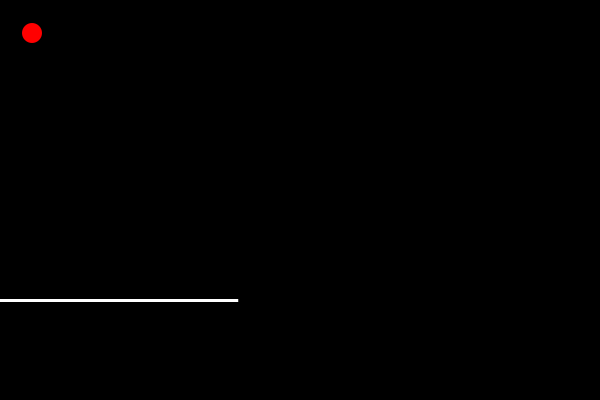
Frame 1 (no input)
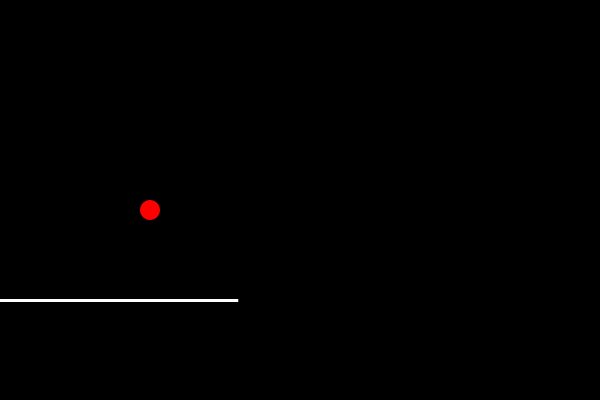
Frame 60 (the mouse pressed at the canvas centre just before this capture)
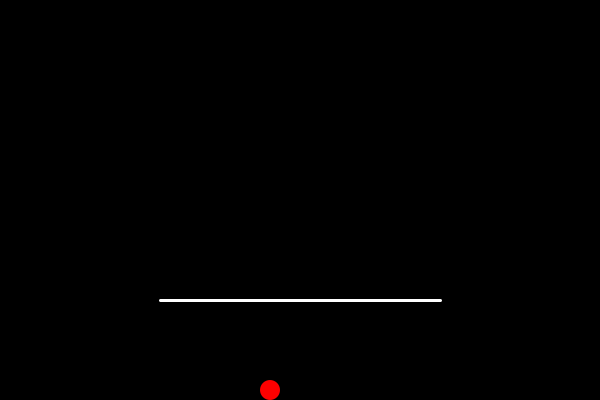
Frame 120 (the mouse held since frame 60 and released just before this capture)

The Processing sketch that drew these frames (run headless with seeded random() and noise(); from frame 60 on, the mouse is pressed at the canvas centre):

// Processing sketch: processing_119554
// ── processing_119554.pde

float  guataX, guataY, puntoD, puntoI, pX, pY, vX, vX1, vY, vY1, sz;
int index;
String[] gm = {
  "perdedor", "maaalo!", "loooser!", "nuuulo!"
};


void recomenzar() {
  size(600, 400);
  pX = random(20,580);
  pY = random(30);
  vX = 2;
  vY = 3;
  sz = 20;
  index = int(random(gm.length)); //elige una palabra al azar
  background(0);
}


void setup() {
  size(600, 400);
  pX= 30;
  pY= 30;
  vX=2;
  vY=3;
  sz=20;
}

void draw() {

  background(0);
  guataX = 300;
  guataY = 300;
  puntoD = mouseX-140;
  puntoI = mouseX+140;
  pX=pX+vX;
  pY=pY+vY;


  if (pY > height+sz) { //la bola se pierde abajo y eres un perdedor!!!
    fill(0, random(200, 255), 100, random(255));
    noStroke();
    rectMode(CENTER);
    rect(width/2, height/2, width, height);
    textSize(48);
    fill(255, 100, 0);
    textAlign(CENTER);
    text(gm[index], width/2, height/3-10);
    textSize(14);
    text("clicka si no temes ser humillado", width/2, height/3+15);

    //si presionas puedes recomenzar
    if (mousePressed) {
      recomenzar();
    }
  }


  if ((pX+sz/2 >= width)||(pX-sz/2 <= 0)) {
    vX = -vX ;
  }
  if (pY-sz/2 <= 0) {// rebota y se aumenta la dificultad la bola va mas rápido
    for (float i=0.2; i< 5; i++) {
      vY = -vY+i;
    }

  }
    //el rebotador elastico solo funciona entre 
    if ((mouseY >= 290)&&(mouseY<=height-20)&&(mousePressed)) { //&&((puntoI >=0)||(puntoD>=500)&&(mousePressed)))

      guataY = mouseY;
      guataX = mouseX;
    }

    fill(255, 0, 0);
    noStroke();
    ellipse(pX, pY, sz, sz);
    stroke(255);
    strokeWeight(3);
    noFill();
    bezier(puntoD, 300, guataX, guataY, guataX, guataY, puntoI, 300);
    print(puntoD);
  }

void mouseReleased() {
  if ((pY+sz/2 <= guataY)&&(pY+sz/2 >= 301)&&(pX>=puntoD)&&(pX<=puntoI)) {
    vY = -vY;
  }
  else {
    pX=pX+vX;
    pY=pY+vY;
  }
}
